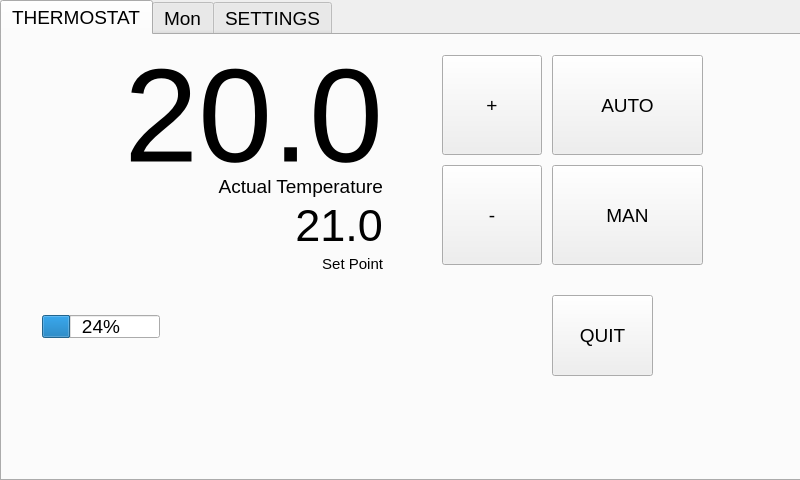
<?xml version="1.0" encoding="UTF-8"?>
<ui version="4.0">
 <class>thermostatPi5</class>
 <widget class="QMainWindow" name="thermostatPi5">
  <property name="geometry">
   <rect>
    <x>0</x>
    <y>0</y>
    <width>800</width>
    <height>480</height>
   </rect>
  </property>
  <property name="sizePolicy">
   <sizepolicy hsizetype="Fixed" vsizetype="Fixed">
    <horstretch>0</horstretch>
    <verstretch>0</verstretch>
   </sizepolicy>
  </property>
  <property name="maximumSize">
   <size>
    <width>800</width>
    <height>480</height>
   </size>
  </property>
  <property name="cursor">
   <cursorShape>ArrowCursor</cursorShape>
  </property>
  <property name="windowTitle">
   <string>thermostatPi5</string>
  </property>
  <widget class="QWidget" name="centralwidget">
   <widget class="QTabWidget" name="tabWidget">
    <property name="geometry">
     <rect>
      <x>0</x>
      <y>0</y>
      <width>821</width>
      <height>481</height>
     </rect>
    </property>
    <property name="font">
     <font>
      <pointsize>14</pointsize>
     </font>
    </property>
    <property name="contextMenuPolicy">
     <enum>Qt::ActionsContextMenu</enum>
    </property>
    <property name="currentIndex">
     <number>0</number>
    </property>
    <widget class="QWidget" name="mainTab">
     <attribute name="title">
      <string>THERMOSTAT</string>
     </attribute>
     <widget class="QLabel" name="actualTempLabel">
      <property name="geometry">
       <rect>
        <x>0</x>
        <y>10</y>
        <width>381</width>
        <height>141</height>
       </rect>
      </property>
      <property name="font">
       <font>
        <pointsize>100</pointsize>
       </font>
      </property>
      <property name="layoutDirection">
       <enum>Qt::RightToLeft</enum>
      </property>
      <property name="text">
       <string>20.0</string>
      </property>
      <property name="alignment">
       <set>Qt::AlignRight|Qt::AlignTrailing|Qt::AlignVCenter</set>
      </property>
     </widget>
     <widget class="QLabel" name="label">
      <property name="geometry">
       <rect>
        <x>180</x>
        <y>140</y>
        <width>201</width>
        <height>31</height>
       </rect>
      </property>
      <property name="layoutDirection">
       <enum>Qt::RightToLeft</enum>
      </property>
      <property name="text">
       <string>Actual Temperature</string>
      </property>
      <property name="alignment">
       <set>Qt::AlignRight|Qt::AlignTop|Qt::AlignTrailing</set>
      </property>
     </widget>
     <widget class="QPushButton" name="incButton">
      <property name="geometry">
       <rect>
        <x>440</x>
        <y>20</y>
        <width>100</width>
        <height>100</height>
       </rect>
      </property>
      <property name="sizePolicy">
       <sizepolicy hsizetype="Minimum" vsizetype="Minimum">
        <horstretch>0</horstretch>
        <verstretch>0</verstretch>
       </sizepolicy>
      </property>
      <property name="minimumSize">
       <size>
        <width>100</width>
        <height>100</height>
       </size>
      </property>
      <property name="maximumSize">
       <size>
        <width>100</width>
        <height>100</height>
       </size>
      </property>
      <property name="text">
       <string>+</string>
      </property>
     </widget>
     <widget class="QPushButton" name="decButton">
      <property name="geometry">
       <rect>
        <x>440</x>
        <y>130</y>
        <width>100</width>
        <height>100</height>
       </rect>
      </property>
      <property name="text">
       <string>-</string>
      </property>
     </widget>
     <widget class="QPushButton" name="printButton">
      <property name="geometry">
       <rect>
        <x>550</x>
        <y>20</y>
        <width>151</width>
        <height>100</height>
       </rect>
      </property>
      <property name="text">
       <string>AUTO</string>
      </property>
     </widget>
     <widget class="QPushButton" name="clearButton">
      <property name="geometry">
       <rect>
        <x>550</x>
        <y>130</y>
        <width>151</width>
        <height>100</height>
       </rect>
      </property>
      <property name="text">
       <string>MAN</string>
      </property>
     </widget>
     <widget class="QProgressBar" name="progressBar">
      <property name="geometry">
       <rect>
        <x>40</x>
        <y>280</y>
        <width>118</width>
        <height>23</height>
       </rect>
      </property>
      <property name="value">
       <number>24</number>
      </property>
     </widget>
     <widget class="QPushButton" name="quitButton">
      <property name="geometry">
       <rect>
        <x>550</x>
        <y>260</y>
        <width>101</width>
        <height>81</height>
       </rect>
      </property>
      <property name="text">
       <string>QUIT</string>
      </property>
     </widget>
     <widget class="QLabel" name="actualTempLabel_3">
      <property name="geometry">
       <rect>
        <x>0</x>
        <y>170</y>
        <width>381</width>
        <height>41</height>
       </rect>
      </property>
      <property name="font">
       <font>
        <pointsize>34</pointsize>
       </font>
      </property>
      <property name="layoutDirection">
       <enum>Qt::RightToLeft</enum>
      </property>
      <property name="text">
       <string>21.0</string>
      </property>
      <property name="alignment">
       <set>Qt::AlignRight|Qt::AlignTrailing|Qt::AlignVCenter</set>
      </property>
     </widget>
     <widget class="QLabel" name="label_30">
      <property name="geometry">
       <rect>
        <x>180</x>
        <y>220</y>
        <width>201</width>
        <height>31</height>
       </rect>
      </property>
      <property name="font">
       <font>
        <pointsize>11</pointsize>
       </font>
      </property>
      <property name="layoutDirection">
       <enum>Qt::RightToLeft</enum>
      </property>
      <property name="text">
       <string>Set Point</string>
      </property>
      <property name="alignment">
       <set>Qt::AlignRight|Qt::AlignTop|Qt::AlignTrailing</set>
      </property>
     </widget>
    </widget>
    <widget class="QWidget" name="calendarTab">
     <attribute name="title">
      <string>Mon</string>
     </attribute>
     <widget class="QWidget" name="gridLayoutWidget">
      <property name="geometry">
       <rect>
        <x>10</x>
        <y>10</y>
        <width>516</width>
        <height>80</height>
       </rect>
      </property>
      <layout class="QGridLayout" name="gridLayout">
       <property name="sizeConstraint">
        <enum>QLayout::SetMinimumSize</enum>
       </property>
       <property name="spacing">
        <number>1</number>
       </property>
       <item row="0" column="0">
        <widget class="QLabel" name="label_2">
         <property name="text">
          <string>00</string>
         </property>
        </widget>
       </item>
       <item row="0" column="5">
        <widget class="QPushButton" name="mon3">
         <property name="sizePolicy">
          <sizepolicy hsizetype="Minimum" vsizetype="Minimum">
           <horstretch>0</horstretch>
           <verstretch>0</verstretch>
          </sizepolicy>
         </property>
         <property name="minimumSize">
          <size>
           <width>40</width>
           <height>40</height>
          </size>
         </property>
         <property name="maximumSize">
          <size>
           <width>40</width>
           <height>40</height>
          </size>
         </property>
         <property name="text">
          <string>OFF</string>
         </property>
        </widget>
       </item>
       <item row="0" column="9">
        <widget class="QPushButton" name="incButton_8">
         <property name="sizePolicy">
          <sizepolicy hsizetype="Minimum" vsizetype="Minimum">
           <horstretch>0</horstretch>
           <verstretch>0</verstretch>
          </sizepolicy>
         </property>
         <property name="minimumSize">
          <size>
           <width>40</width>
           <height>40</height>
          </size>
         </property>
         <property name="maximumSize">
          <size>
           <width>40</width>
           <height>40</height>
          </size>
         </property>
         <property name="text">
          <string>OFF</string>
         </property>
        </widget>
       </item>
       <item row="0" column="10">
        <widget class="QLabel" name="label_10">
         <property name="text">
          <string>05</string>
         </property>
        </widget>
       </item>
       <item row="0" column="4">
        <widget class="QLabel" name="label_7">
         <property name="text">
          <string>02</string>
         </property>
        </widget>
       </item>
       <item row="0" column="2">
        <widget class="QLabel" name="label_3">
         <property name="text">
          <string>01</string>
         </property>
        </widget>
       </item>
       <item row="0" column="8">
        <widget class="QLabel" name="label_9">
         <property name="text">
          <string>04</string>
         </property>
        </widget>
       </item>
       <item row="0" column="11">
        <widget class="QPushButton" name="incButton_9">
         <property name="sizePolicy">
          <sizepolicy hsizetype="Minimum" vsizetype="Minimum">
           <horstretch>0</horstretch>
           <verstretch>0</verstretch>
          </sizepolicy>
         </property>
         <property name="minimumSize">
          <size>
           <width>40</width>
           <height>40</height>
          </size>
         </property>
         <property name="maximumSize">
          <size>
           <width>40</width>
           <height>40</height>
          </size>
         </property>
         <property name="text">
          <string>OFF</string>
         </property>
        </widget>
       </item>
       <item row="0" column="6">
        <widget class="QLabel" name="label_8">
         <property name="text">
          <string>03</string>
         </property>
        </widget>
       </item>
       <item row="0" column="1">
        <widget class="QPushButton" name="mon1">
         <property name="sizePolicy">
          <sizepolicy hsizetype="Minimum" vsizetype="Minimum">
           <horstretch>0</horstretch>
           <verstretch>0</verstretch>
          </sizepolicy>
         </property>
         <property name="minimumSize">
          <size>
           <width>40</width>
           <height>40</height>
          </size>
         </property>
         <property name="maximumSize">
          <size>
           <width>40</width>
           <height>40</height>
          </size>
         </property>
         <property name="text">
          <string>OFF</string>
         </property>
        </widget>
       </item>
       <item row="0" column="3">
        <widget class="QPushButton" name="mon2">
         <property name="sizePolicy">
          <sizepolicy hsizetype="Minimum" vsizetype="Minimum">
           <horstretch>0</horstretch>
           <verstretch>0</verstretch>
          </sizepolicy>
         </property>
         <property name="minimumSize">
          <size>
           <width>40</width>
           <height>40</height>
          </size>
         </property>
         <property name="maximumSize">
          <size>
           <width>40</width>
           <height>40</height>
          </size>
         </property>
         <property name="text">
          <string>OFF</string>
         </property>
        </widget>
       </item>
       <item row="0" column="7">
        <widget class="QPushButton" name="incButton_7">
         <property name="sizePolicy">
          <sizepolicy hsizetype="Minimum" vsizetype="Minimum">
           <horstretch>0</horstretch>
           <verstretch>0</verstretch>
          </sizepolicy>
         </property>
         <property name="minimumSize">
          <size>
           <width>40</width>
           <height>40</height>
          </size>
         </property>
         <property name="maximumSize">
          <size>
           <width>40</width>
           <height>40</height>
          </size>
         </property>
         <property name="text">
          <string>OFF</string>
         </property>
        </widget>
       </item>
       <item row="0" column="12">
        <widget class="QLabel" name="label_11">
         <property name="text">
          <string>06</string>
         </property>
        </widget>
       </item>
      </layout>
     </widget>
     <widget class="QWidget" name="gridLayoutWidget_2">
      <property name="geometry">
       <rect>
        <x>10</x>
        <y>100</y>
        <width>431</width>
        <height>80</height>
       </rect>
      </property>
      <layout class="QGridLayout" name="gridLayout_2">
       <property name="sizeConstraint">
        <enum>QLayout::SetMinimumSize</enum>
       </property>
       <property name="spacing">
        <number>4</number>
       </property>
       <item row="0" column="7">
        <widget class="QLabel" name="label_17">
         <property name="text">
          <string>10</string>
         </property>
        </widget>
       </item>
       <item row="0" column="1">
        <widget class="QLabel" name="label_12">
         <property name="text">
          <string>07</string>
         </property>
        </widget>
       </item>
       <item row="0" column="10">
        <widget class="QPushButton" name="incButton_11">
         <property name="sizePolicy">
          <sizepolicy hsizetype="Minimum" vsizetype="Minimum">
           <horstretch>0</horstretch>
           <verstretch>0</verstretch>
          </sizepolicy>
         </property>
         <property name="minimumSize">
          <size>
           <width>40</width>
           <height>40</height>
          </size>
         </property>
         <property name="maximumSize">
          <size>
           <width>40</width>
           <height>40</height>
          </size>
         </property>
         <property name="text">
          <string>OFF</string>
         </property>
        </widget>
       </item>
       <item row="0" column="5">
        <widget class="QLabel" name="label_14">
         <property name="text">
          <string>09</string>
         </property>
        </widget>
       </item>
       <item row="0" column="3">
        <widget class="QLabel" name="label_15">
         <property name="text">
          <string>08</string>
         </property>
        </widget>
       </item>
       <item row="0" column="6">
        <widget class="QPushButton" name="incButton_10">
         <property name="sizePolicy">
          <sizepolicy hsizetype="Minimum" vsizetype="Minimum">
           <horstretch>0</horstretch>
           <verstretch>0</verstretch>
          </sizepolicy>
         </property>
         <property name="minimumSize">
          <size>
           <width>40</width>
           <height>40</height>
          </size>
         </property>
         <property name="maximumSize">
          <size>
           <width>40</width>
           <height>40</height>
          </size>
         </property>
         <property name="text">
          <string>OFF</string>
         </property>
        </widget>
       </item>
       <item row="0" column="2">
        <widget class="QPushButton" name="incButton_13">
         <property name="sizePolicy">
          <sizepolicy hsizetype="Minimum" vsizetype="Minimum">
           <horstretch>0</horstretch>
           <verstretch>0</verstretch>
          </sizepolicy>
         </property>
         <property name="minimumSize">
          <size>
           <width>40</width>
           <height>40</height>
          </size>
         </property>
         <property name="maximumSize">
          <size>
           <width>40</width>
           <height>40</height>
          </size>
         </property>
         <property name="text">
          <string>OFF</string>
         </property>
        </widget>
       </item>
       <item row="0" column="4">
        <widget class="QPushButton" name="incButton_14">
         <property name="sizePolicy">
          <sizepolicy hsizetype="Minimum" vsizetype="Minimum">
           <horstretch>0</horstretch>
           <verstretch>0</verstretch>
          </sizepolicy>
         </property>
         <property name="minimumSize">
          <size>
           <width>40</width>
           <height>40</height>
          </size>
         </property>
         <property name="maximumSize">
          <size>
           <width>40</width>
           <height>40</height>
          </size>
         </property>
         <property name="text">
          <string>OFF</string>
         </property>
        </widget>
       </item>
       <item row="0" column="8">
        <widget class="QPushButton" name="incButton_15">
         <property name="sizePolicy">
          <sizepolicy hsizetype="Minimum" vsizetype="Minimum">
           <horstretch>0</horstretch>
           <verstretch>0</verstretch>
          </sizepolicy>
         </property>
         <property name="minimumSize">
          <size>
           <width>40</width>
           <height>40</height>
          </size>
         </property>
         <property name="maximumSize">
          <size>
           <width>40</width>
           <height>40</height>
          </size>
         </property>
         <property name="text">
          <string>OFF</string>
         </property>
        </widget>
       </item>
       <item row="0" column="9">
        <widget class="QLabel" name="label_16">
         <property name="text">
          <string>11</string>
         </property>
        </widget>
       </item>
       <item row="0" column="11">
        <widget class="QLabel" name="label_18">
         <property name="text">
          <string>12</string>
         </property>
        </widget>
       </item>
       <item row="0" column="0">
        <widget class="QPushButton" name="incButton_16">
         <property name="sizePolicy">
          <sizepolicy hsizetype="Minimum" vsizetype="Minimum">
           <horstretch>0</horstretch>
           <verstretch>0</verstretch>
          </sizepolicy>
         </property>
         <property name="minimumSize">
          <size>
           <width>40</width>
           <height>40</height>
          </size>
         </property>
         <property name="maximumSize">
          <size>
           <width>40</width>
           <height>40</height>
          </size>
         </property>
         <property name="text">
          <string>OFF</string>
         </property>
        </widget>
       </item>
      </layout>
     </widget>
     <widget class="QWidget" name="gridLayoutWidget_3">
      <property name="geometry">
       <rect>
        <x>10</x>
        <y>190</y>
        <width>431</width>
        <height>80</height>
       </rect>
      </property>
      <layout class="QGridLayout" name="gridLayout_3">
       <property name="sizeConstraint">
        <enum>QLayout::SetMinimumSize</enum>
       </property>
       <property name="spacing">
        <number>4</number>
       </property>
       <item row="0" column="7">
        <widget class="QLabel" name="label_19">
         <property name="text">
          <string>16</string>
         </property>
        </widget>
       </item>
       <item row="0" column="1">
        <widget class="QLabel" name="label_13">
         <property name="text">
          <string>13</string>
         </property>
        </widget>
       </item>
       <item row="0" column="10">
        <widget class="QPushButton" name="incButton_12">
         <property name="sizePolicy">
          <sizepolicy hsizetype="Minimum" vsizetype="Minimum">
           <horstretch>0</horstretch>
           <verstretch>0</verstretch>
          </sizepolicy>
         </property>
         <property name="minimumSize">
          <size>
           <width>40</width>
           <height>40</height>
          </size>
         </property>
         <property name="maximumSize">
          <size>
           <width>40</width>
           <height>40</height>
          </size>
         </property>
         <property name="text">
          <string>OFF</string>
         </property>
        </widget>
       </item>
       <item row="0" column="5">
        <widget class="QLabel" name="label_20">
         <property name="text">
          <string>15</string>
         </property>
        </widget>
       </item>
       <item row="0" column="3">
        <widget class="QLabel" name="label_21">
         <property name="text">
          <string>14</string>
         </property>
        </widget>
       </item>
       <item row="0" column="6">
        <widget class="QPushButton" name="incButton_17">
         <property name="sizePolicy">
          <sizepolicy hsizetype="Minimum" vsizetype="Minimum">
           <horstretch>0</horstretch>
           <verstretch>0</verstretch>
          </sizepolicy>
         </property>
         <property name="minimumSize">
          <size>
           <width>40</width>
           <height>40</height>
          </size>
         </property>
         <property name="maximumSize">
          <size>
           <width>40</width>
           <height>40</height>
          </size>
         </property>
         <property name="text">
          <string>OFF</string>
         </property>
        </widget>
       </item>
       <item row="0" column="2">
        <widget class="QPushButton" name="incButton_18">
         <property name="sizePolicy">
          <sizepolicy hsizetype="Minimum" vsizetype="Minimum">
           <horstretch>0</horstretch>
           <verstretch>0</verstretch>
          </sizepolicy>
         </property>
         <property name="minimumSize">
          <size>
           <width>40</width>
           <height>40</height>
          </size>
         </property>
         <property name="maximumSize">
          <size>
           <width>40</width>
           <height>40</height>
          </size>
         </property>
         <property name="text">
          <string>OFF</string>
         </property>
        </widget>
       </item>
       <item row="0" column="4">
        <widget class="QPushButton" name="incButton_19">
         <property name="sizePolicy">
          <sizepolicy hsizetype="Minimum" vsizetype="Minimum">
           <horstretch>0</horstretch>
           <verstretch>0</verstretch>
          </sizepolicy>
         </property>
         <property name="minimumSize">
          <size>
           <width>40</width>
           <height>40</height>
          </size>
         </property>
         <property name="maximumSize">
          <size>
           <width>40</width>
           <height>40</height>
          </size>
         </property>
         <property name="text">
          <string>OFF</string>
         </property>
        </widget>
       </item>
       <item row="0" column="8">
        <widget class="QPushButton" name="incButton_20">
         <property name="sizePolicy">
          <sizepolicy hsizetype="Minimum" vsizetype="Minimum">
           <horstretch>0</horstretch>
           <verstretch>0</verstretch>
          </sizepolicy>
         </property>
         <property name="minimumSize">
          <size>
           <width>40</width>
           <height>40</height>
          </size>
         </property>
         <property name="maximumSize">
          <size>
           <width>40</width>
           <height>40</height>
          </size>
         </property>
         <property name="text">
          <string>OFF</string>
         </property>
        </widget>
       </item>
       <item row="0" column="9">
        <widget class="QLabel" name="label_22">
         <property name="text">
          <string>17</string>
         </property>
        </widget>
       </item>
       <item row="0" column="11">
        <widget class="QLabel" name="label_23">
         <property name="text">
          <string>18</string>
         </property>
        </widget>
       </item>
       <item row="0" column="0">
        <widget class="QPushButton" name="incButton_21">
         <property name="sizePolicy">
          <sizepolicy hsizetype="Minimum" vsizetype="Minimum">
           <horstretch>0</horstretch>
           <verstretch>0</verstretch>
          </sizepolicy>
         </property>
         <property name="minimumSize">
          <size>
           <width>40</width>
           <height>40</height>
          </size>
         </property>
         <property name="maximumSize">
          <size>
           <width>40</width>
           <height>40</height>
          </size>
         </property>
         <property name="text">
          <string>OFF</string>
         </property>
        </widget>
       </item>
      </layout>
     </widget>
     <widget class="QWidget" name="gridLayoutWidget_4">
      <property name="geometry">
       <rect>
        <x>10</x>
        <y>280</y>
        <width>431</width>
        <height>80</height>
       </rect>
      </property>
      <layout class="QGridLayout" name="gridLayout_4">
       <property name="sizeConstraint">
        <enum>QLayout::SetMinimumSize</enum>
       </property>
       <property name="spacing">
        <number>4</number>
       </property>
       <item row="0" column="7">
        <widget class="QLabel" name="label_24">
         <property name="text">
          <string>22</string>
         </property>
        </widget>
       </item>
       <item row="0" column="1">
        <widget class="QLabel" name="label_25">
         <property name="text">
          <string>19</string>
         </property>
        </widget>
       </item>
       <item row="0" column="10">
        <widget class="QPushButton" name="incButton_22">
         <property name="sizePolicy">
          <sizepolicy hsizetype="Minimum" vsizetype="Minimum">
           <horstretch>0</horstretch>
           <verstretch>0</verstretch>
          </sizepolicy>
         </property>
         <property name="minimumSize">
          <size>
           <width>40</width>
           <height>40</height>
          </size>
         </property>
         <property name="maximumSize">
          <size>
           <width>40</width>
           <height>40</height>
          </size>
         </property>
         <property name="text">
          <string>OFF</string>
         </property>
        </widget>
       </item>
       <item row="0" column="5">
        <widget class="QLabel" name="label_26">
         <property name="text">
          <string>21</string>
         </property>
        </widget>
       </item>
       <item row="0" column="3">
        <widget class="QLabel" name="label_27">
         <property name="text">
          <string>20</string>
         </property>
        </widget>
       </item>
       <item row="0" column="6">
        <widget class="QPushButton" name="incButton_23">
         <property name="sizePolicy">
          <sizepolicy hsizetype="Minimum" vsizetype="Minimum">
           <horstretch>0</horstretch>
           <verstretch>0</verstretch>
          </sizepolicy>
         </property>
         <property name="minimumSize">
          <size>
           <width>40</width>
           <height>40</height>
          </size>
         </property>
         <property name="maximumSize">
          <size>
           <width>40</width>
           <height>40</height>
          </size>
         </property>
         <property name="text">
          <string>OFF</string>
         </property>
        </widget>
       </item>
       <item row="0" column="2">
        <widget class="QPushButton" name="incButton_24">
         <property name="sizePolicy">
          <sizepolicy hsizetype="Minimum" vsizetype="Minimum">
           <horstretch>0</horstretch>
           <verstretch>0</verstretch>
          </sizepolicy>
         </property>
         <property name="minimumSize">
          <size>
           <width>40</width>
           <height>40</height>
          </size>
         </property>
         <property name="maximumSize">
          <size>
           <width>40</width>
           <height>40</height>
          </size>
         </property>
         <property name="text">
          <string>OFF</string>
         </property>
        </widget>
       </item>
       <item row="0" column="4">
        <widget class="QPushButton" name="incButton_25">
         <property name="sizePolicy">
          <sizepolicy hsizetype="Minimum" vsizetype="Minimum">
           <horstretch>0</horstretch>
           <verstretch>0</verstretch>
          </sizepolicy>
         </property>
         <property name="minimumSize">
          <size>
           <width>40</width>
           <height>40</height>
          </size>
         </property>
         <property name="maximumSize">
          <size>
           <width>40</width>
           <height>40</height>
          </size>
         </property>
         <property name="text">
          <string>OFF</string>
         </property>
        </widget>
       </item>
       <item row="0" column="8">
        <widget class="QPushButton" name="incButton_26">
         <property name="sizePolicy">
          <sizepolicy hsizetype="Minimum" vsizetype="Minimum">
           <horstretch>0</horstretch>
           <verstretch>0</verstretch>
          </sizepolicy>
         </property>
         <property name="minimumSize">
          <size>
           <width>40</width>
           <height>40</height>
          </size>
         </property>
         <property name="maximumSize">
          <size>
           <width>40</width>
           <height>40</height>
          </size>
         </property>
         <property name="text">
          <string>OFF</string>
         </property>
        </widget>
       </item>
       <item row="0" column="9">
        <widget class="QLabel" name="label_28">
         <property name="text">
          <string>23</string>
         </property>
        </widget>
       </item>
       <item row="0" column="11">
        <widget class="QLabel" name="label_29">
         <property name="text">
          <string>24</string>
         </property>
        </widget>
       </item>
       <item row="0" column="0">
        <widget class="QPushButton" name="incButton_27">
         <property name="sizePolicy">
          <sizepolicy hsizetype="Minimum" vsizetype="Minimum">
           <horstretch>0</horstretch>
           <verstretch>0</verstretch>
          </sizepolicy>
         </property>
         <property name="minimumSize">
          <size>
           <width>40</width>
           <height>40</height>
          </size>
         </property>
         <property name="maximumSize">
          <size>
           <width>40</width>
           <height>40</height>
          </size>
         </property>
         <property name="text">
          <string>OFF</string>
         </property>
        </widget>
       </item>
      </layout>
     </widget>
    </widget>
    <widget class="QWidget" name="tab">
     <attribute name="title">
      <string>SETTINGS</string>
     </attribute>
    </widget>
   </widget>
  </widget>
 </widget>
 <resources/>
 <connections/>
</ui>
